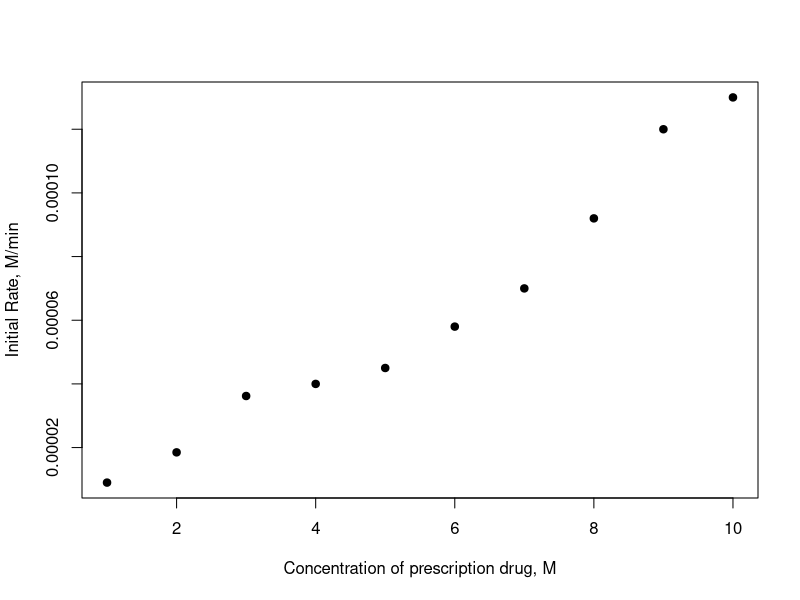
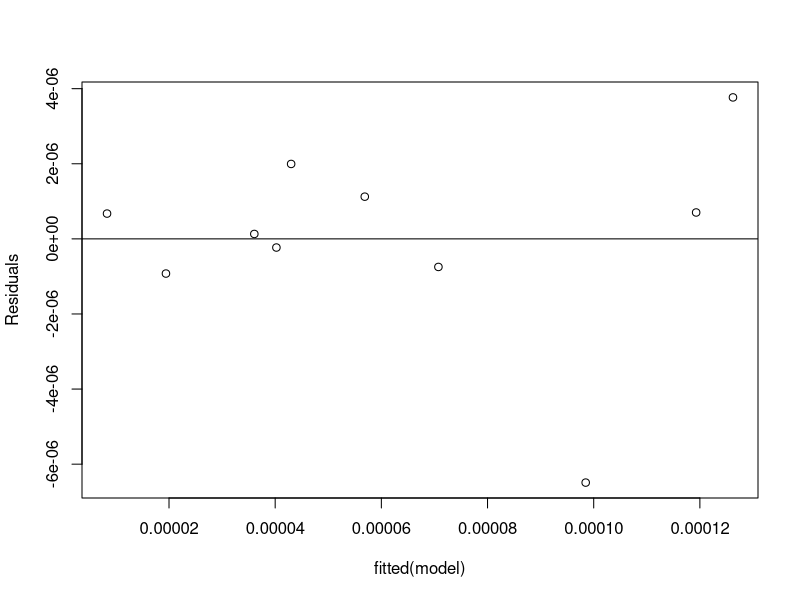
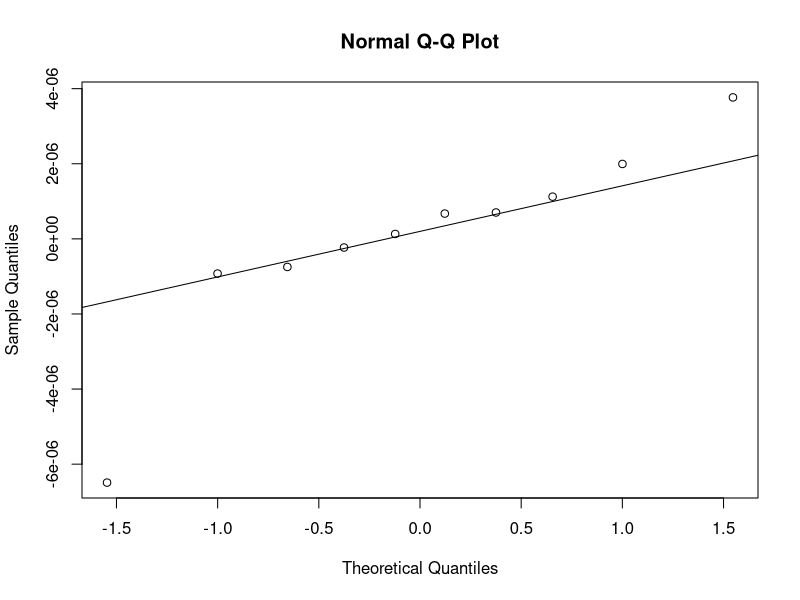

Reproduce these figures in R, in order.
## ---- chunk 1
setwd("C:/Book/Chapter4/Examples")
data <-read.csv(file="Ex4.1.csv",head=TRUE,sep=",")
data=data[c(1:10),c(2:3)];
data
plot(data$InitialRate,data$Cistaplin,xlab="Concentration of prescription drug, M",ylab="Initial Rate, M/min",pch=19)
## ---- chunk 2
model <-lm(data$InitialRate~data$PresDrug)
summary(model)
## ---- chunk 3
#Extract the residuals of the model
resi <-residuals(model)

#Plot the residuals versus fitted plot
plot(fitted(model),resi,ylab="Residuals")

#Add a horizontal line at 0
abline(0,0)
## ---- chunk 4
#Create the Q-Q plot for residuals
qqnorm(resi)

#Add a straight diagonal line to the plot
qqline(resi)
